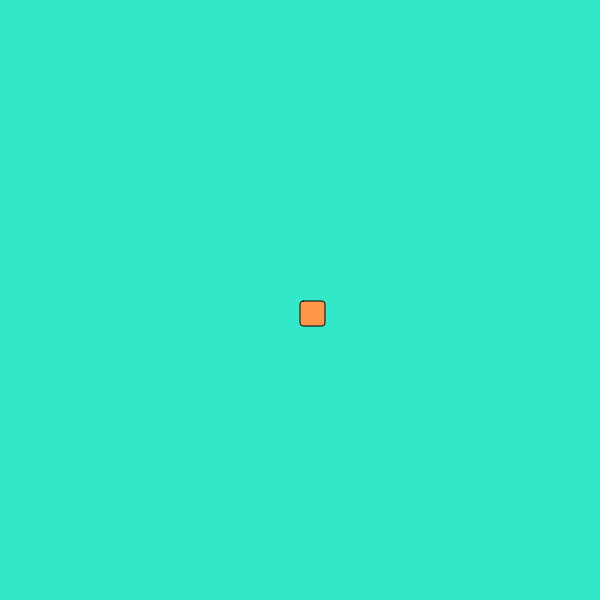
Frame 1 (no input)
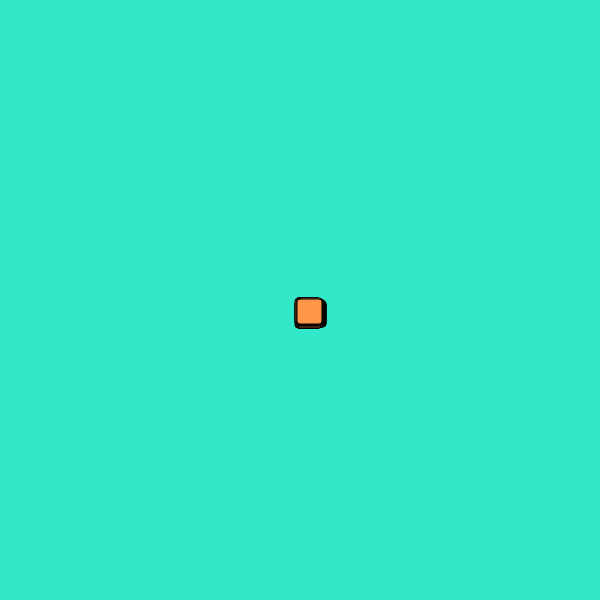
Frame 60 (no input)
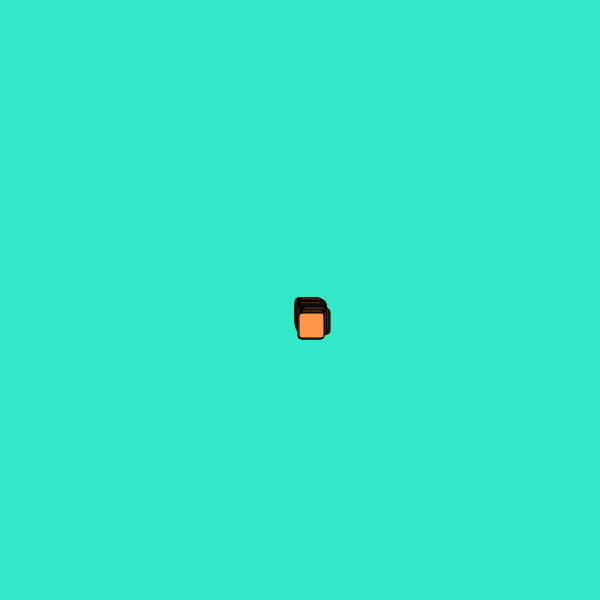
Frame 120 (the mouse pressed at the canvas centre since frame 60)

The p5.js sketch that drew these frames (run headless with seeded random() and noise() and a simulated clock; from frame 60 on, the mouse is pressed at the canvas centre):

// p5.js sketch
// ── sketch.js

let camminatore = [];

function setup() {
  createCanvas(600,600);
for (let i=0; i< 50; i++) {
  camminatore[i] = new Walker();  
  }
  camminatore = new Walker();
 background(51,232,200);


}

function draw() {
  camminatore.step();
  camminatore.render();
 for (let i=0; i<camminatore.length; i++) {
 
    camminatore[i].step();
    camminatore[i].display();
  }
}


class Walker {
  constructor(){
    //posizione di partenza
    this.x = width/2;
    this.y = height/2;
  }

  render() {
    stroke(0);
    fill(255,150,72);
    rect(this.x,this.y,25,25,3);
  }

  step() {
    var choice = floor(random(4));
    if (choice == 0) {
      this.x++;
    } else if (choice == 1) {
      this.x--;
    } else if (choice == 2) {
      this.y++;
    } else {
      this.y--;
    }
    this.x = constrain(this.x,0,width-1);
    this.y = constrain(this.y,0,height-1);
  }
}
